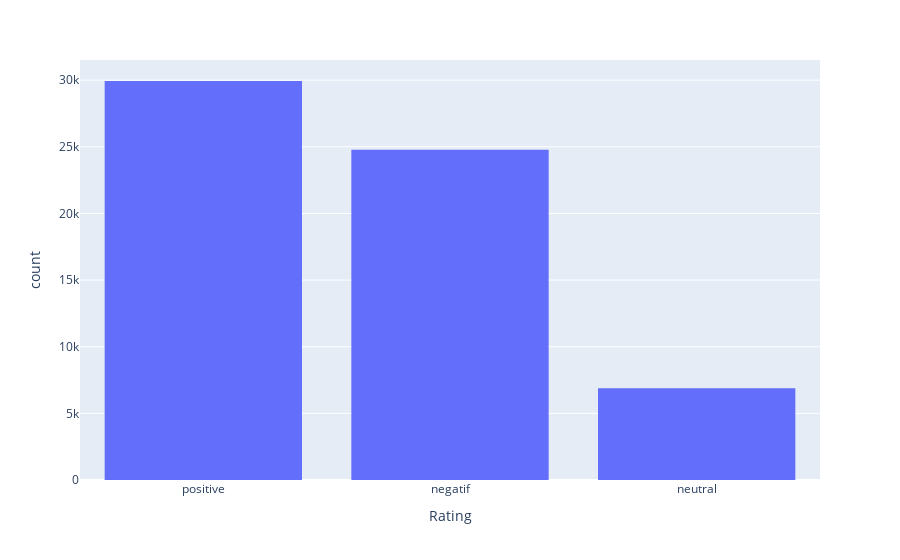

Notebook source saved alongside this figure:
### Code cell
fig=px.histogram(data,x="Rating")
fig.show()

### Figure 1 — Plotly figure (JSON) as saved in the notebook; plotly's stock layout.template omitted (floating-point values rounded to 4 significant figures; data arrays with more than 128 entries replaced by an {"elided": "..."} marker saying what was removed)
{"data": [{"alignmentgroup": "True", "bingroup": "x", "hovertemplate": "Rating=%{x}<br>count=%{y}<extra></extra>", "legendgroup": "", "marker": {"color": "#636efa", "pattern": {"shape": ""}}, "name": "", "offsetgroup": "", "orientation": "v", "showlegend": false, "type": "histogram", "x": {"elided": "61594 str values"}, "xaxis": "x", "yaxis": "y"}], "layout": {"barmode": "relative", "legend": {"tracegroupgap": 0}, "margin": {"t": 60}, "xaxis": {"anchor": "y", "domain": [0, 1], "title": {"text": "Rating"}}, "yaxis": {"anchor": "x", "domain": [0, 1], "title": {"text": "count"}}}}
